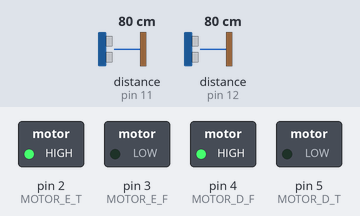
A sketch run on a simulated Arduino Uno, built with avr-gcc and run on an emulated ATmega328P. On the bench: switched loads named in the sketch (green lamp = pin HIGH). The test bench sets the inputs (shaded band); at power-on: distance to the obstacle (sensors on pin 11, pin 12) 80 cm. The echo pulse lasts 58.3 µs per cm.

Above: at 1.2 s.
1.3 s: distance to the obstacle (sensor on pin 11) set to 66 cm
2.8 s: distance to the obstacle (sensor on pin 11) set to 57 cm
At 3.7 s:
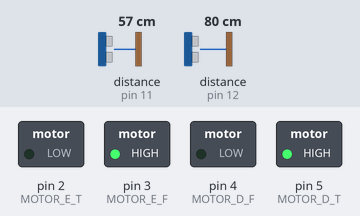
4.3 s: distance to the obstacle (sensor on pin 12) set to 64 cm
5.8 s: distance to the obstacle (sensor on pin 12) set to 57 cm
At 7.0 s:
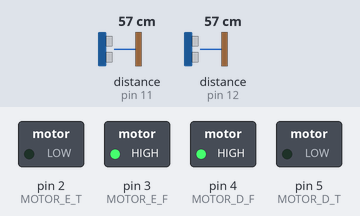
7.3 s: distance to the obstacle (sensor on pin 12) set to 120 cm
At 7.7 s:
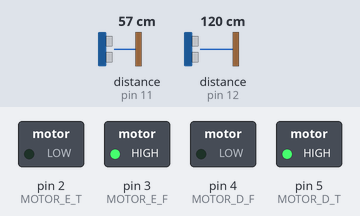
8.8 s: distance to the obstacle (sensor on pin 12) set to 2 cm
At 10.2 s:
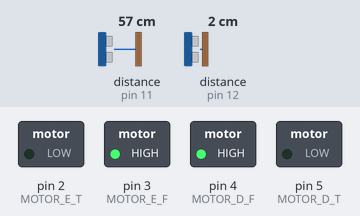
Timing chart, 0 to 11.3 s (numbered marks = the images above; inputs shaded):
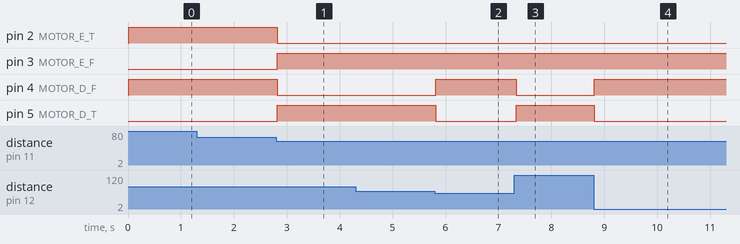

The sketch:

SumoTradicional.ino
```cpp
// Código utilizado na competição de 2015
// Data da última mofificação: 15/08

#include <Ultrasonic.h>

#define SOM_FRENTE_ECHO 12
#define SOM_FRENTE_TRIG 13
#define SOM_DIREITA_ECHO 11
#define SOM_DIREITA_TRIG 10

#define MOTOR_E_F 3
#define MOTOR_E_T 2
#define MOTOR_D_F 4
#define MOTOR_D_T 5

Ultrasonic sensorSomFrente(SOM_FRENTE_TRIG, SOM_FRENTE_ECHO);
Ultrasonic sensorSomDireita(SOM_DIREITA_TRIG, SOM_DIREITA_ECHO);

boolean somFrente, somDireito;

void giraHorario() {

  /* Motor esquerdo pra frente*/
  digitalWrite(MOTOR_E_F, HIGH);
  digitalWrite(MOTOR_E_T, LOW);

  /* Motor direito pra tras */
  digitalWrite(MOTOR_D_T, HIGH);
  digitalWrite(MOTOR_D_F, LOW);

}

void giraAntiHorario() {

  /* Motor esquerdo pra tras */
  digitalWrite(MOTOR_E_T, HIGH);
  digitalWrite(MOTOR_E_F, LOW);

  /* Motor direito pra frente */
  digitalWrite(MOTOR_D_F, HIGH);
  digitalWrite(MOTOR_D_T, LOW);

}

void avanca() {

 /* Motor esquerdo pra frente */
  digitalWrite(MOTOR_E_F, HIGH);
  digitalWrite(MOTOR_E_T, LOW);

  /* Motor direito pra frente */
  digitalWrite(MOTOR_D_F, HIGH);
  digitalWrite(MOTOR_D_T, LOW);

  delay(200);
}

void volta() {

   /* Motor esquerdo pra tras */
  digitalWrite(MOTOR_E_F, LOW);
  digitalWrite(MOTOR_E_T, HIGH);

  /* Motor direito tras */
  digitalWrite(MOTOR_D_F, LOW);
  digitalWrite(MOTOR_D_T, HIGH);

}

boolean testaSomDireito() {

  boolean retorno = false;
  int dist = sensorSomDireita.Ranging(CM);
  /* Valor analogico do pino do sensor*/;

  if(dist <= 60) {

    while(!testaSomFrente())
      giraHorario();

    delay(10);

    retorno = true;

  }

  return retorno;
}

boolean testaSomFrente() {

  boolean retorno = false;
  int dist = sensorSomFrente.Ranging(CM);
  /* Valor analogico do pino do sensor*/;

  if(dist <= 60) {
    retorno = true;
  }
  return retorno;
}


void setup() {

  pinMode(MOTOR_D_F, OUTPUT);
  pinMode(MOTOR_D_T, OUTPUT);
  pinMode(MOTOR_E_F, OUTPUT);
  pinMode(MOTOR_E_T, OUTPUT);

  pinMode(SOM_FRENTE_ECHO, INPUT);
  pinMode(SOM_FRENTE_TRIG, OUTPUT);
  pinMode(SOM_DIREITA_ECHO, INPUT);
  pinMode(SOM_DIREITA_TRIG, OUTPUT);

}

void loop() {

    somFrente = testaSomFrente();

    if(somFrente) {
      avanca();
      delay(10);
    }

    else {
     somDireito = testaSomDireito();
     if(!somDireito)
       giraAntiHorario();
    }
}
```

Measured:
- the behaviour switches between 61 and 60 cm on distance to the obstacle (sensor on pin 11) (found by bisection; images 0 and 1)
- the behaviour switches between 61 and 60 cm on distance to the obstacle (sensor on pin 12) (found by bisection; images 1 and 2)
- after the input at 1.3 s, every drawn part: stays the same
- after the input at 2.8 s, pin 2 (MOTOR_E_T), pin 4 (MOTOR_D_F): HIGH → LOW at once; pin 3 (MOTOR_E_F), pin 5 (MOTOR_D_T): LOW → HIGH at once
- after the input at 4.3 s, every drawn part: stays the same
- after the input at 5.8 s, pin 4 (MOTOR_D_F): LOW → HIGH at once; pin 5 (MOTOR_D_T): HIGH → LOW at once
- after the input at 7.3 s, pin 4 (MOTOR_D_F): HIGH → LOW at once; pin 5 (MOTOR_D_T): LOW → HIGH at once
- after the input at 8.8 s, pin 4 (MOTOR_D_F): LOW → HIGH at once; pin 5 (MOTOR_D_T): HIGH → LOW at once
